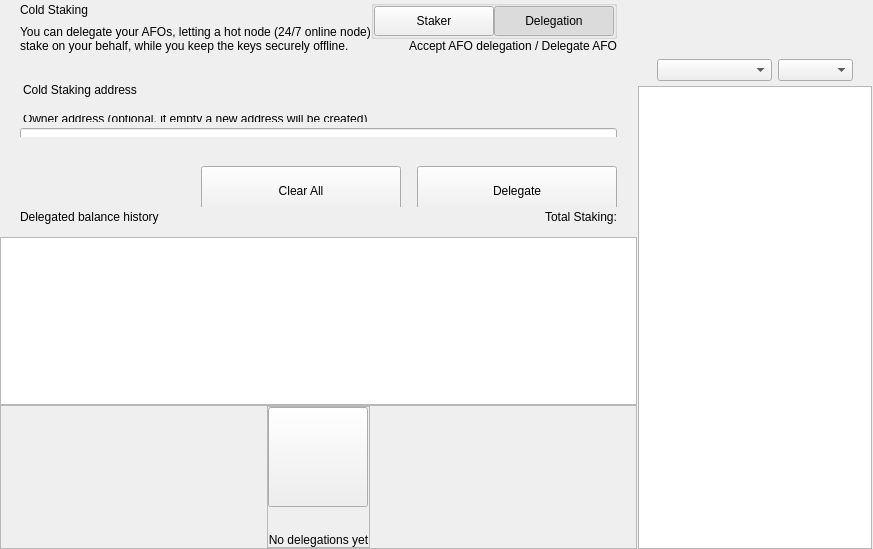
<?xml version="1.0" encoding="UTF-8"?>
<ui version="4.0">
 <class>ColdStakingWidget</class>
 <widget class="QWidget" name="ColdStakingWidget">
  <property name="geometry">
   <rect>
    <x>0</x>
    <y>0</y>
    <width>629</width>
    <height>549</height>
   </rect>
  </property>
  <property name="windowTitle">
   <string>Form</string>
  </property>
  <layout class="QHBoxLayout" name="horizontalLayout_1" stretch="2,1">
   <property name="spacing">
    <number>0</number>
   </property>
   <property name="leftMargin">
    <number>0</number>
   </property>
   <property name="topMargin">
    <number>0</number>
   </property>
   <property name="rightMargin">
    <number>0</number>
   </property>
   <property name="bottomMargin">
    <number>0</number>
   </property>
   <item>
    <widget class="QWidget" name="left" native="true">
     <layout class="QVBoxLayout" name="verticalLayout_3">
      <property name="leftMargin">
       <number>0</number>
      </property>
      <property name="topMargin">
       <number>0</number>
      </property>
      <property name="rightMargin">
       <number>0</number>
      </property>
      <property name="bottomMargin">
       <number>0</number>
      </property>
      <item>
       <layout class="QVBoxLayout" name="verticalLayout_2">
        <property name="spacing">
         <number>0</number>
        </property>
        <item>
         <layout class="QVBoxLayout" name="verticalLayoutTop">
          <property name="spacing">
           <number>0</number>
          </property>
          <property name="leftMargin">
           <number>0</number>
          </property>
          <property name="rightMargin">
           <number>0</number>
          </property>
          <item>
           <widget class="QWidget" name="containerTitle" native="true">
            <property name="sizePolicy">
             <sizepolicy hsizetype="Preferred" vsizetype="Minimum">
              <horstretch>0</horstretch>
              <verstretch>0</verstretch>
             </sizepolicy>
            </property>
            <property name="maximumSize">
             <size>
              <width>16777215</width>
              <height>100</height>
             </size>
            </property>
            <layout class="QHBoxLayout" name="containerTitleLayout">
             <property name="spacing">
              <number>0</number>
             </property>
             <property name="leftMargin">
              <number>20</number>
             </property>
             <property name="topMargin">
              <number>0</number>
             </property>
             <property name="rightMargin">
              <number>20</number>
             </property>
             <property name="bottomMargin">
              <number>0</number>
             </property>
             <item>
              <layout class="QVBoxLayout" name="verticalLayout11">
               <property name="spacing">
                <number>5</number>
               </property>
               <item>
                <widget class="QLabel" name="labelTitle">
                 <property name="text">
                  <string>Cold Staking</string>
                 </property>
                </widget>
               </item>
               <item>
                <widget class="QLabel" name="labelSubtitle1">
                 <property name="maximumSize">
                  <size>
                   <width>16777215</width>
                   <height>16777215</height>
                  </size>
                 </property>
                 <property name="text">
                  <string>You can delegate your AFOs, letting a hot node (24/7 online node)
stake on your behalf, while you keep the keys securely offline.</string>
                 </property>
                </widget>
               </item>
              </layout>
             </item>
             <item>
              <spacer name="horizontalSpacer">
               <property name="orientation">
                <enum>Qt::Horizontal</enum>
               </property>
               <property name="sizeHint" stdset="0">
                <size>
                 <width>40</width>
                 <height>20</height>
                </size>
               </property>
              </spacer>
             </item>
             <item>
              <widget class="QWidget" name="containerViewPrivacyChecks" native="true">
               <layout class="QVBoxLayout" name="containerPrivacyChecks">
                <property name="spacing">
                 <number>0</number>
                </property>
                <property name="leftMargin">
                 <number>0</number>
                </property>
                <property name="topMargin">
                 <number>0</number>
                </property>
                <property name="rightMargin">
                 <number>0</number>
                </property>
                <property name="bottomMargin">
                 <number>0</number>
                </property>
                <item alignment="Qt::AlignHCenter|Qt::AlignVCenter">
                 <widget class="QGroupBox" name="groupBox">
                  <property name="title">
                   <string/>
                  </property>
                  <layout class="QHBoxLayout" name="horizontalLayout_2_1">
                   <property name="spacing">
                    <number>0</number>
                   </property>
                   <property name="leftMargin">
                    <number>0</number>
                   </property>
                   <property name="topMargin">
                    <number>0</number>
                   </property>
                   <property name="rightMargin">
                    <number>0</number>
                   </property>
                   <property name="bottomMargin">
                    <number>0</number>
                   </property>
                   <item>
                    <widget class="QPushButton" name="pushLeft">
                     <property name="minimumSize">
                      <size>
                       <width>120</width>
                       <height>30</height>
                      </size>
                     </property>
                     <property name="maximumSize">
                      <size>
                       <width>120</width>
                       <height>30</height>
                      </size>
                     </property>
                     <property name="focusPolicy">
                      <enum>Qt::NoFocus</enum>
                     </property>
                     <property name="text">
                      <string>Staker</string>
                     </property>
                     <property name="checkable">
                      <bool>true</bool>
                     </property>
                     <property name="autoExclusive">
                      <bool>true</bool>
                     </property>
                    </widget>
                   </item>
                   <item>
                    <widget class="QPushButton" name="pushRight">
                     <property name="minimumSize">
                      <size>
                       <width>120</width>
                       <height>30</height>
                      </size>
                     </property>
                     <property name="maximumSize">
                      <size>
                       <width>120</width>
                       <height>30</height>
                      </size>
                     </property>
                     <property name="focusPolicy">
                      <enum>Qt::NoFocus</enum>
                     </property>
                     <property name="text">
                      <string>Delegation</string>
                     </property>
                     <property name="checkable">
                      <bool>true</bool>
                     </property>
                     <property name="checked">
                      <bool>true</bool>
                     </property>
                     <property name="autoExclusive">
                      <bool>true</bool>
                     </property>
                    </widget>
                   </item>
                  </layout>
                 </widget>
                </item>
                <item alignment="Qt::AlignTop">
                 <widget class="QLabel" name="labelSubtitle2">
                  <property name="text">
                   <string>Accept AFO delegation / Delegate AFO</string>
                  </property>
                  <property name="alignment">
                   <set>Qt::AlignRight|Qt::AlignTrailing|Qt::AlignVCenter</set>
                  </property>
                 </widget>
                </item>
               </layout>
              </widget>
             </item>
            </layout>
           </widget>
          </item>
          <item>
           <spacer name="verticalSpacer_2">
            <property name="orientation">
             <enum>Qt::Vertical</enum>
            </property>
            <property name="sizeType">
             <enum>QSizePolicy::Fixed</enum>
            </property>
            <property name="sizeHint" stdset="0">
             <size>
              <width>20</width>
              <height>30</height>
             </size>
            </property>
           </spacer>
          </item>
          <item>
           <widget class="QWidget" name="containerSend" native="true">
            <property name="minimumSize">
             <size>
              <width>0</width>
              <height>50</height>
             </size>
            </property>
            <layout class="QVBoxLayout" name="containerSendRow">
             <property name="spacing">
              <number>6</number>
             </property>
             <property name="leftMargin">
              <number>0</number>
             </property>
             <property name="topMargin">
              <number>0</number>
             </property>
             <property name="rightMargin">
              <number>0</number>
             </property>
             <property name="bottomMargin">
              <number>0</number>
             </property>
             <item>
              <widget class="QLabel" name="labelEditTitle">
               <property name="maximumSize">
                <size>
                 <width>16777215</width>
                 <height>30</height>
                </size>
               </property>
               <property name="styleSheet">
                <string notr="true">padding-left:20px; padding-bottom:3px;</string>
               </property>
               <property name="text">
                <string>Cold Staking address</string>
               </property>
              </widget>
             </item>
             <item>
              <spacer name="verticalSpacer_6">
               <property name="orientation">
                <enum>Qt::Vertical</enum>
               </property>
               <property name="sizeType">
                <enum>QSizePolicy::Fixed</enum>
               </property>
               <property name="sizeHint" stdset="0">
                <size>
                 <width>20</width>
                 <height>9</height>
                </size>
               </property>
              </spacer>
             </item>
             <item>
              <widget class="QWidget" name="containerOwner" native="true">
               <layout class="QVBoxLayout" name="vContainerOwner">
                <property name="spacing">
                 <number>4</number>
                </property>
                <property name="leftMargin">
                 <number>20</number>
                </property>
                <property name="topMargin">
                 <number>0</number>
                </property>
                <property name="rightMargin">
                 <number>20</number>
                </property>
                <property name="bottomMargin">
                 <number>0</number>
                </property>
                <item>
                 <widget class="QLabel" name="labelSubtitleDescription">
                  <property name="maximumSize">
                   <size>
                    <width>16777215</width>
                    <height>20</height>
                   </size>
                  </property>
                  <property name="styleSheet">
                   <string notr="true">margin-bottom:2px;
                   margin-left:0.05px;
                   padding:0px;</string>
                  </property>
                  <property name="text">
                   <string>Owner address (optional, if empty a new address will be created)</string>
                  </property>
                 </widget>
                </item>
                <item>
                 <widget class="QLineEdit" name="lineEditOwnerAddress">
                  <property name="minimumSize">
                   <size>
                    <width>0</width>
                    <height>50</height>
                   </size>
                  </property>
                  <property name="maximumSize">
                   <size>
                    <width>16777215</width>
                    <height>50</height>
                   </size>
                  </property>
                  <property name="styleSheet">
                   <string notr="true"/>
                  </property>
                  <property name="placeholderText">
                   <string>Enter owner address</string>
                  </property>
                 </widget>
                </item>
               </layout>
              </widget>
             </item>
            </layout>
           </widget>
          </item>
         </layout>
        </item>
        <item>
         <spacer name="verticalSpacer_3">
          <property name="orientation">
           <enum>Qt::Vertical</enum>
          </property>
          <property name="sizeType">
           <enum>QSizePolicy::Minimum</enum>
          </property>
          <property name="sizeHint" stdset="0">
           <size>
            <width>20</width>
            <height>20</height>
           </size>
          </property>
         </spacer>
        </item>
        <item>
         <widget class="QWidget" name="containerBtn" native="true">
          <property name="minimumSize">
           <size>
            <width>0</width>
            <height>50</height>
           </size>
          </property>
          <layout class="QHBoxLayout" name="horizontalLayout">
           <property name="rightMargin">
            <number>20</number>
           </property>
           <item>
            <spacer name="horizontalSpacer_2">
             <property name="orientation">
              <enum>Qt::Horizontal</enum>
             </property>
             <property name="sizeHint" stdset="0">
              <size>
               <width>200</width>
               <height>20</height>
              </size>
             </property>
            </spacer>
           </item>
           <item>
            <layout class="QHBoxLayout" name="horizontalLayout_7">
             <item>
              <spacer name="horizontalSpacer_3">
               <property name="orientation">
                <enum>Qt::Horizontal</enum>
               </property>
               <property name="sizeType">
                <enum>QSizePolicy::Expanding</enum>
               </property>
               <property name="sizeHint" stdset="0">
                <size>
                 <width>40</width>
                 <height>20</height>
                </size>
               </property>
              </spacer>
             </item>
             <item>
              <widget class="QPushButton" name="pushButtonClear">
               <property name="minimumSize">
                <size>
                 <width>200</width>
                 <height>50</height>
                </size>
               </property>
               <property name="focusPolicy">
                <enum>Qt::NoFocus</enum>
               </property>
               <property name="text">
                <string>Clear All</string>
               </property>
              </widget>
             </item>
             <item>
              <spacer name="horizontalSpacer_4">
               <property name="orientation">
                <enum>Qt::Horizontal</enum>
               </property>
               <property name="sizeType">
                <enum>QSizePolicy::Fixed</enum>
               </property>
               <property name="sizeHint" stdset="0">
                <size>
                 <width>10</width>
                 <height>20</height>
                </size>
               </property>
              </spacer>
             </item>
             <item>
              <widget class="QPushButton" name="pushButtonSend">
               <property name="minimumSize">
                <size>
                 <width>200</width>
                 <height>50</height>
                </size>
               </property>
               <property name="maximumSize">
                <size>
                 <width>200</width>
                 <height>50</height>
                </size>
               </property>
               <property name="focusPolicy">
                <enum>Qt::NoFocus</enum>
               </property>
               <property name="text">
                <string>Delegate</string>
               </property>
              </widget>
             </item>
            </layout>
           </item>
          </layout>
         </widget>
        </item>
        <item>
         <widget class="QWidget" name="containerHistoryLabel" native="true">
          <layout class="QHBoxLayout" name="horizontalLayout_4">
           <property name="spacing">
            <number>0</number>
           </property>
           <property name="leftMargin">
            <number>20</number>
           </property>
           <property name="topMargin">
            <number>0</number>
           </property>
           <property name="rightMargin">
            <number>20</number>
           </property>
           <property name="bottomMargin">
            <number>0</number>
           </property>
           <item>
            <widget class="QWidget" name="verticalWidget" native="true">
             <property name="minimumSize">
              <size>
               <width>100</width>
               <height>0</height>
              </size>
             </property>
             <layout class="QVBoxLayout" name="verticalLayout_58">
              <property name="leftMargin">
               <number>0</number>
              </property>
              <property name="topMargin">
               <number>0</number>
              </property>
              <property name="rightMargin">
               <number>0</number>
              </property>
              <property name="bottomMargin">
               <number>0</number>
              </property>
              <item>
               <widget class="QLabel" name="labelListHistory">
                <property name="text">
                 <string>Delegated balance history</string>
                </property>
               </widget>
              </item>
             </layout>
            </widget>
           </item>
           <item>
            <spacer name="horizontalSpacer_5">
             <property name="orientation">
              <enum>Qt::Horizontal</enum>
             </property>
             <property name="sizeHint" stdset="0">
              <size>
               <width>40</width>
               <height>20</height>
              </size>
             </property>
            </spacer>
           </item>
           <item>
            <widget class="QLabel" name="labelStakingTotal">
             <property name="text">
              <string>Total Staking:</string>
             </property>
            </widget>
           </item>
          </layout>
         </widget>
        </item>
        <item>
         <layout class="QVBoxLayout" name="verticalLayout_64">
          <property name="spacing">
           <number>0</number>
          </property>
          <item>
           <spacer name="verticalSpacer_44">
            <property name="orientation">
             <enum>Qt::Vertical</enum>
            </property>
            <property name="sizeType">
             <enum>QSizePolicy::Fixed</enum>
            </property>
            <property name="sizeHint" stdset="0">
             <size>
              <width>20</width>
              <height>10</height>
             </size>
            </property>
           </spacer>
          </item>
          <item>
           <widget class="QListView" name="listView">
            <property name="enabled">
             <bool>true</bool>
            </property>
            <property name="mouseTracking">
             <bool>true</bool>
            </property>
           </widget>
          </item>
          <item>
           <widget class="QFrame" name="emptyContainer">
            <property name="minimumSize">
             <size>
              <width>0</width>
              <height>100</height>
             </size>
            </property>
            <property name="frameShape">
             <enum>QFrame::StyledPanel</enum>
            </property>
            <property name="frameShadow">
             <enum>QFrame::Raised</enum>
            </property>
            <layout class="QVBoxLayout" name="verticalLayout_71" stretch="1,8">
             <property name="spacing">
              <number>0</number>
             </property>
             <property name="leftMargin">
              <number>0</number>
             </property>
             <property name="topMargin">
              <number>0</number>
             </property>
             <property name="rightMargin">
              <number>0</number>
             </property>
             <property name="bottomMargin">
              <number>0</number>
             </property>
             <item>
              <spacer name="verticalSpacer">
               <property name="orientation">
                <enum>Qt::Vertical</enum>
               </property>
               <property name="sizeHint" stdset="0">
                <size>
                 <width>20</width>
                 <height>20</height>
                </size>
               </property>
              </spacer>
             </item>
             <item alignment="Qt::AlignHCenter|Qt::AlignVCenter">
              <widget class="QFrame" name="emptyScreen">
               <property name="sizePolicy">
                <sizepolicy hsizetype="Expanding" vsizetype="Expanding">
                 <horstretch>0</horstretch>
                 <verstretch>0</verstretch>
                </sizepolicy>
               </property>
               <property name="frameShape">
                <enum>QFrame::StyledPanel</enum>
               </property>
               <property name="frameShadow">
                <enum>QFrame::Raised</enum>
               </property>
               <layout class="QVBoxLayout" name="verticalLayout">
                <property name="spacing">
                 <number>30</number>
                </property>
                <property name="leftMargin">
                 <number>0</number>
                </property>
                <property name="topMargin">
                 <number>0</number>
                </property>
                <property name="rightMargin">
                 <number>0</number>
                </property>
                <property name="bottomMargin">
                 <number>0</number>
                </property>
                <item alignment="Qt::AlignHCenter|Qt::AlignVCenter">
                 <widget class="QPushButton" name="pushImgEmpty">
                  <property name="minimumSize">
                   <size>
                    <width>100</width>
                    <height>100</height>
                   </size>
                  </property>
                  <property name="maximumSize">
                   <size>
                    <width>100</width>
                    <height>100</height>
                   </size>
                  </property>
                  <property name="focusPolicy">
                   <enum>Qt::NoFocus</enum>
                  </property>
                  <property name="text">
                   <string/>
                  </property>
                  <property name="iconSize">
                   <size>
                    <width>100</width>
                    <height>100</height>
                   </size>
                  </property>
                 </widget>
                </item>
                <item alignment="Qt::AlignHCenter|Qt::AlignVCenter">
                 <widget class="QLabel" name="labelEmpty">
                  <property name="styleSheet">
                   <string notr="true"/>
                  </property>
                  <property name="text">
                   <string>No delegations yet</string>
                  </property>
                  <property name="alignment">
                   <set>Qt::AlignCenter</set>
                  </property>
                 </widget>
                </item>
               </layout>
              </widget>
             </item>
            </layout>
           </widget>
          </item>
         </layout>
        </item>
       </layout>
      </item>
     </layout>
    </widget>
   </item>
   <item>
    <widget class="QWidget" name="right" native="true">
     <layout class="QVBoxLayout" name="rightContainer">
      <property name="spacing">
       <number>0</number>
      </property>
      <property name="leftMargin">
       <number>1</number>
      </property>
      <property name="topMargin">
       <number>0</number>
      </property>
      <property name="rightMargin">
       <number>1</number>
      </property>
      <property name="bottomMargin">
       <number>0</number>
      </property>
      <item>
       <widget class="QWidget" name="containerRightButtons" native="true">
        <property name="minimumSize">
         <size>
          <width>0</width>
          <height>50</height>
         </size>
        </property>
        <layout class="QVBoxLayout" name="verticalLayout_4">
         <property name="leftMargin">
          <number>19</number>
         </property>
         <property name="topMargin">
          <number>0</number>
         </property>
         <property name="rightMargin">
          <number>19</number>
         </property>
         <property name="bottomMargin">
          <number>0</number>
         </property>
         <item>
          <widget class="OptionButton" name="btnCoinControl" native="true">
           <property name="minimumSize">
            <size>
             <width>0</width>
             <height>0</height>
            </size>
           </property>
          </widget>
         </item>
         <item>
          <widget class="OptionButton" name="btnColdStaking" native="true"/>
         </item>
         <item>
          <widget class="OptionButton" name="btnMyStakingAddresses" native="true">
           <property name="sizePolicy">
            <sizepolicy hsizetype="Preferred" vsizetype="Minimum">
             <horstretch>0</horstretch>
             <verstretch>0</verstretch>
            </sizepolicy>
           </property>
          </widget>
         </item>
        </layout>
       </widget>
      </item>
      <item>
       <widget class="QWidget" name="sortWidget" native="true">
        <layout class="QHBoxLayout" name="horizontalLayout_6">
         <property name="leftMargin">
          <number>19</number>
         </property>
         <property name="rightMargin">
          <number>19</number>
         </property>
         <property name="bottomMargin">
          <number>5</number>
         </property>
         <item>
          <spacer name="horizontalSpacer_6">
           <property name="orientation">
            <enum>Qt::Horizontal</enum>
           </property>
           <property name="sizeHint" stdset="0">
            <size>
             <width>40</width>
             <height>20</height>
            </size>
           </property>
          </spacer>
         </item>
         <item>
          <widget class="QComboBox" name="comboBoxSort">
           <property name="sizePolicy">
            <sizepolicy hsizetype="Preferred" vsizetype="Fixed">
             <horstretch>0</horstretch>
             <verstretch>0</verstretch>
            </sizepolicy>
           </property>
           <property name="minimumSize">
            <size>
             <width>115</width>
             <height>0</height>
            </size>
           </property>
          </widget>
         </item>
         <item>
          <widget class="QComboBox" name="comboBoxSortOrder">
           <property name="sizePolicy">
            <sizepolicy hsizetype="Preferred" vsizetype="Fixed">
             <horstretch>0</horstretch>
             <verstretch>0</verstretch>
            </sizepolicy>
           </property>
           <property name="minimumSize">
            <size>
             <width>75</width>
             <height>0</height>
            </size>
           </property>
          </widget>
         </item>
        </layout>
       </widget>
      </item>
      <item>
       <widget class="QListView" name="listViewStakingAddress">
        <property name="enabled">
         <bool>true</bool>
        </property>
        <property name="mouseTracking">
         <bool>true</bool>
        </property>
       </widget>
      </item>
     </layout>
    </widget>
   </item>
  </layout>
 </widget>
 <customwidgets>
  <customwidget>
   <class>OptionButton</class>
   <extends>QWidget</extends>
   <header>qt/pivx/optionbutton.h</header>
   <container>1</container>
  </customwidget>
 </customwidgets>
 <resources/>
 <connections/>
</ui>
